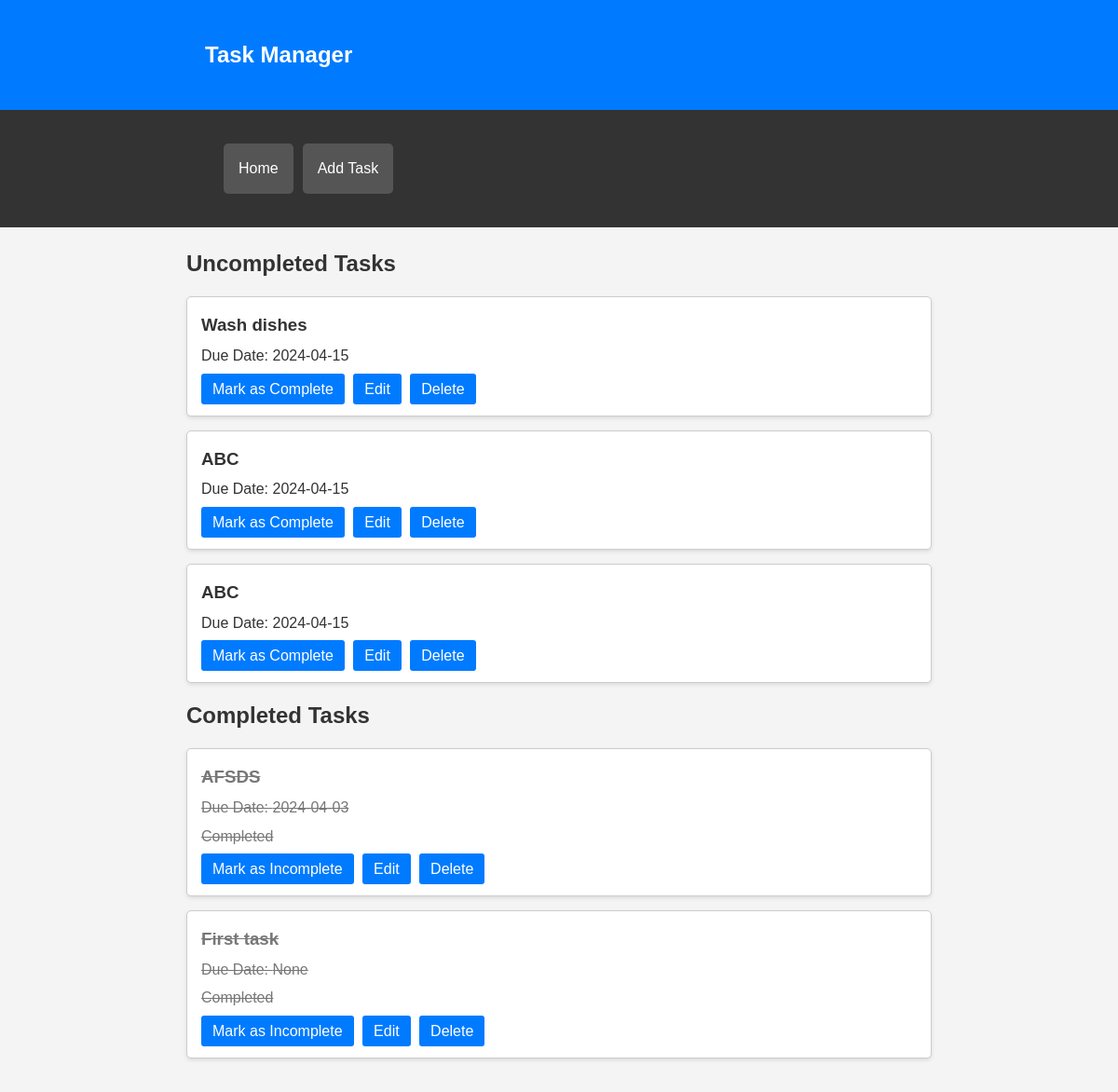
Before: / with the older database file.
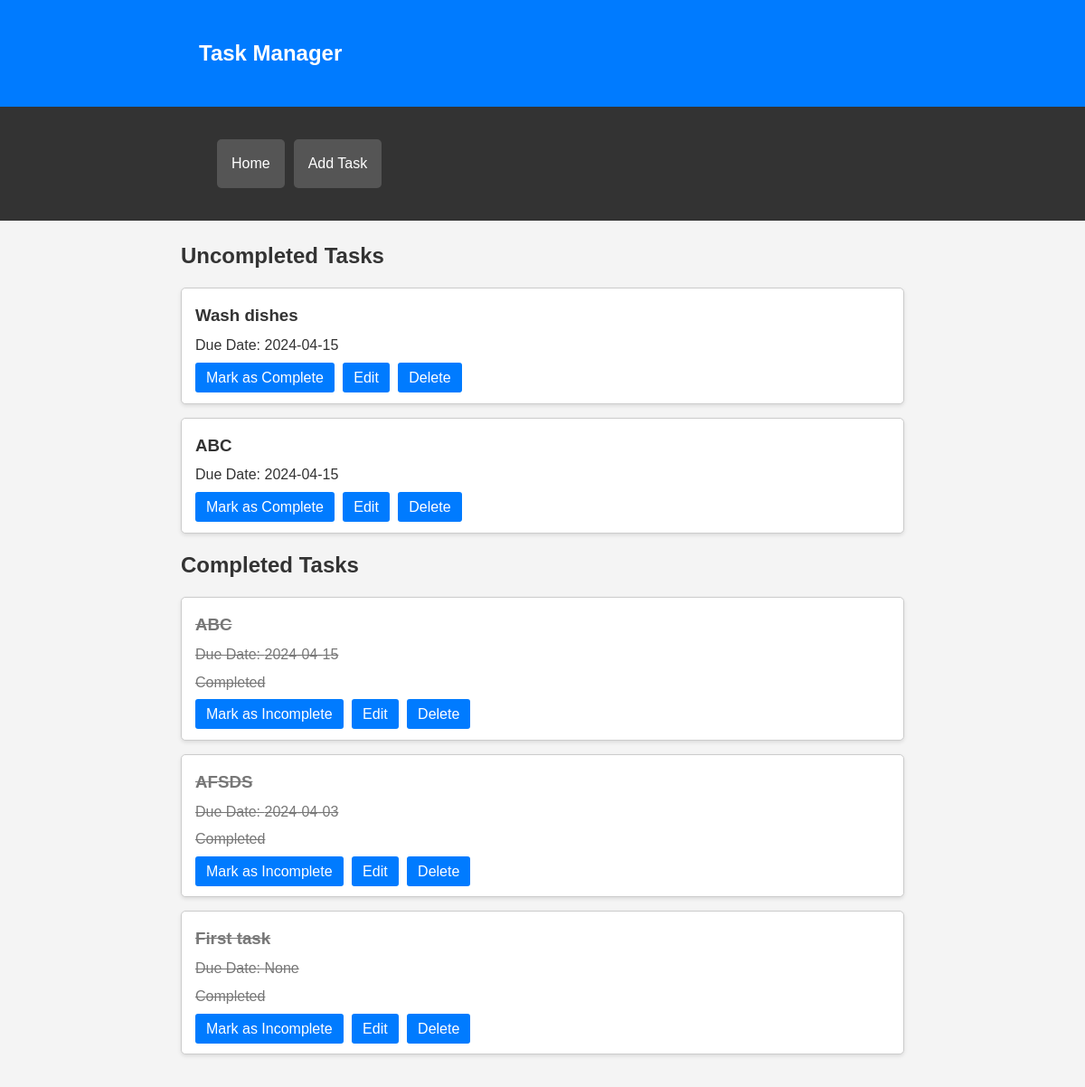
After: the same page with the newer database file.
### app.py (models this page shows, shortened)
class Task(db.Model):
    id = db.Column(db.Integer, primary_key=True)
    content = db.Column(db.String(200), nullable=False)
    description = db.Column(db.Text, nullable=True)
    completed = db.Column(db.Boolean, default=False, nullable=False)
    due_date = db.Column(db.Date, nullable=True)

### app.py (the view)
@app.route('/')
def index():
    uncompleted_tasks = Task.query.filter_by(completed=False).order_by(nullslast(desc(Task.due_date))).all()
    completed_tasks = Task.query.filter_by(completed=True).order_by(nullslast(desc(Task.due_date))).all()
    return render_template('index.html', uncompleted_tasks=uncompleted_tasks, completed_tasks=completed_tasks)

### app.py (called while the page is built)
@app.before_request
def before_request():
    if request.method == 'POST' and request.form.get('_method'):
        request.environ['REQUEST_METHOD'] = request.form.get('_method').upper()

### templates/index.html (shortened to what this page needs)
<!DOCTYPE html>
<html>
<head>
    <link rel="stylesheet" href="{{ url_for('static', filename='styles.css') }}">
</head>
<body>
    <header>
        <div class="container">
            <h1>Task Manager</h1>
        </div>
    </header>
    <nav>
        <div class="container">
            <ul>
                <li><a href="/">Home</a></li>
                <li><a href="/add">Add Task</a></li>
            </ul>
        </div>
    </nav>
    <main>
        <div class="container">
            <h2>Uncompleted Tasks</h2>
            <ul>
                {% for task in uncompleted_tasks %}
                    <li>
                        <div class="task-details">
                            <h3 class="task-name">{{ task.content }}</h3>
                            <p class="task-due-date">Due Date: {{ task.due_date }}</p>
                        </div>
                        <div class="task-actions">
                            <a href="/complete/{{ task.id }}">Mark as Complete</a>
                            <a href="/edit/{{ task.id }}">Edit</a>
                            <a href="/delete/{{ task.id }}">Delete</a>
                        </div>
                    </li>
                {% endfor %}
            </ul>
            <h2>Completed Tasks</h2>
            <ul>
                {% for task in completed_tasks %}
                    <li class="completed">
                        <div class="task-details">
                            <h3 class="task-name">{{ task.content }}</h3>
                            <p class="task-due-date">Due Date: {{ task.due_date }}</p>
                            <p>Completed</p>
                        </div>
                        <div class="task-actions">
                            <a href="/incomplete/{{ task.id }}">Mark as Incomplete</a>
                            <a href="/edit/{{ task.id }}">Edit</a>
                            <a href="/delete/{{ task.id }}">Delete</a>
                        </div>
                    </li>
                {% endfor %}
            </ul>
        </div>
    </main>
</body>
</html>

### static/styles.css (style rules this page uses)
body, h1, h2, h3, p { margin: 0; padding: 0; font-family: Arial, sans-serif; }
body { background-color: #f4f4f4; color: #333; line-height: 1.6; }
.container { max-width: 800px; margin: auto; padding: 20px; }
header { background-color: #007bff; color: #fff; padding: 10px 0; }
header h1 { margin: 0; padding: 10px 20px; font-size: 24px; }
nav { background-color: #333; }
nav ul { list-style-type: none; overflow: hidden; }
nav ul li { float: left; }
nav ul li a { display: block; color: #fff; text-align: center; padding: 14px 16px; text-decoration: none; background-color: #555; transition: background-color 0.3s; border-radius: 5px; margin-right: 10px; }
nav ul li:last-child a { margin-right: 0; }
main { background-color: #f4f4f4; }
main ul { list-style-type: none; padding: 0; }
main li { background-color: #fff; border: 1px solid #ccc; margin-bottom: 15px; padding: 15px; border-radius: 5px; box-shadow: 0 2px 4px rgba(0, 0, 0, 0.1); }
.task-details { margin-bottom: 10px; }
.task-name, .task-due-date { margin-bottom: 5px; }
.task-actions a { padding: 8px 12px; border: none; border-radius: 3px; cursor: pointer; transition: background-color 0.3s; margin-right: 5px; text-decoration: none; color: #fff; background-color: #007bff; }
.completed h3 { text-decoration: line-through; color: #777; }
.completed p { text-decoration: line-through; color: #777; }

Changed rows visible on the page:
changed Task (number 3 of 5 on the later page): moves from the list under "Uncompleted Tasks" to the list under "Completed Tasks"
